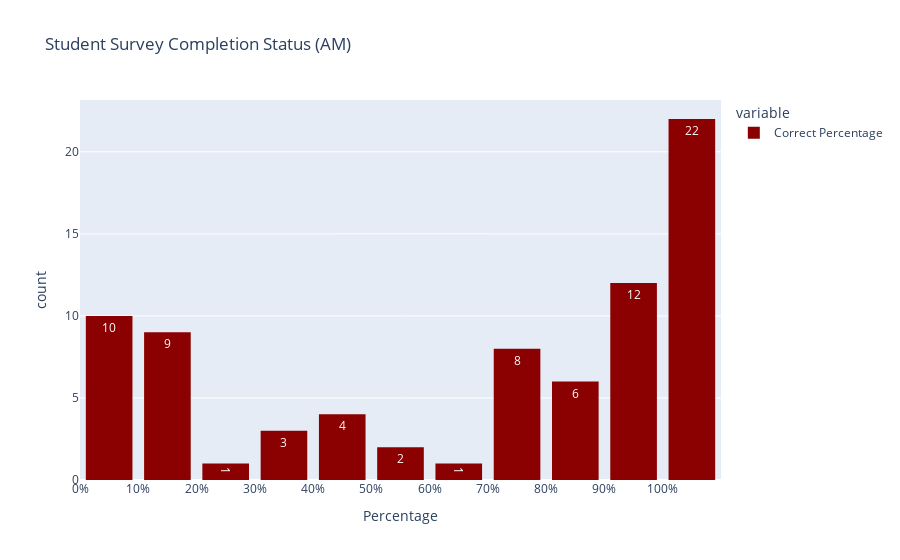

The cell this chart's notebook holds for it:
### Code cell
import plotly.express as px

fig = px.histogram(am_data_0627["Correct Percentage"].dropna(), title="Student Survey Completion Status (AM)", nbins=20, text_auto=True, color_discrete_sequence=['darkred'] )
fig.update_layout(bargap=0.2)
fig.update_xaxes(tickvals=[0,0.1,0.2,0.3,0.4,0.5,0.6,0.7,0.8,0.9,1])
fig.update_layout(
    xaxis=dict(
        tickformat=".0%",  # Formats as percentage with no decimal places
        title="Percentage"
    ),
)
fig.show()

### Figure 1 — Plotly figure (JSON) as saved in the notebook; plotly's stock layout.template omitted (floating-point values rounded to 4 significant figures)
{"data": [{"bingroup": "x", "hovertemplate": "variable=Correct Percentage<br>value=%{x}<br>count=%{y}<extra></extra>", "legendgroup": "Correct Percentage", "marker": {"color": "darkred", "pattern": {"shape": ""}}, "name": "Correct Percentage", "nbinsx": 20, "orientation": "v", "showlegend": true, "texttemplate": "%{value}", "type": "histogram", "x": [1.0, 1.0, 0.0, 1.0, 0.0, 0.0, 0.95, 0.4, 0.75, 1.0, 1.0, 0.1667, 0.8, 0.7667, 0.8167, 0.55, 0.7667, 0.8167, 0.95, 0.75, 1.0, 1.0, 0.95, 0.2333, 1.0, 0.75, 0.95, 1.0, 0.45, 1.0, 0.55, 0.8, 0.8833, 1.0, 1.0, 0.95, 0.95, 0.95, 0.6667, 1.0, 1.0, 0.7, 0.35, 1.0, 1.0, 1.0, 0.1167, 1.0, 1.0, 0.95, 0.9333, 0.0, 0.4667, 1.0, 1.0, 1.0, 0.05, 0.95, 0.95, 0.8, 0.1333, 0.0, 0.9167, 0.4833, 0.3333, 0.3333, 0.1333, 0.1833, 0.7833, 0.7167, 0.03333, 0.0, 0.1333, 0.1833, 0.08333, 0.1833, 0.1833, 0.08333], "xaxis": "x", "yaxis": "y"}], "layout": {"bargap": 0.2, "barmode": "relative", "legend": {"title": {"text": "variable"}, "tracegroupgap": 0}, "title": {"text": "Student Survey Completion Status (AM)"}, "xaxis": {"anchor": "y", "domain": [0, 1], "tickformat": ".0%", "tickvals": [0, 0.1, 0.2, 0.3, 0.4, 0.5, 0.6, 0.7, 0.8, 0.9, 1], "title": {"text": "Percentage"}}, "yaxis": {"anchor": "x", "domain": [0, 1], "title": {"text": "count"}}}}
